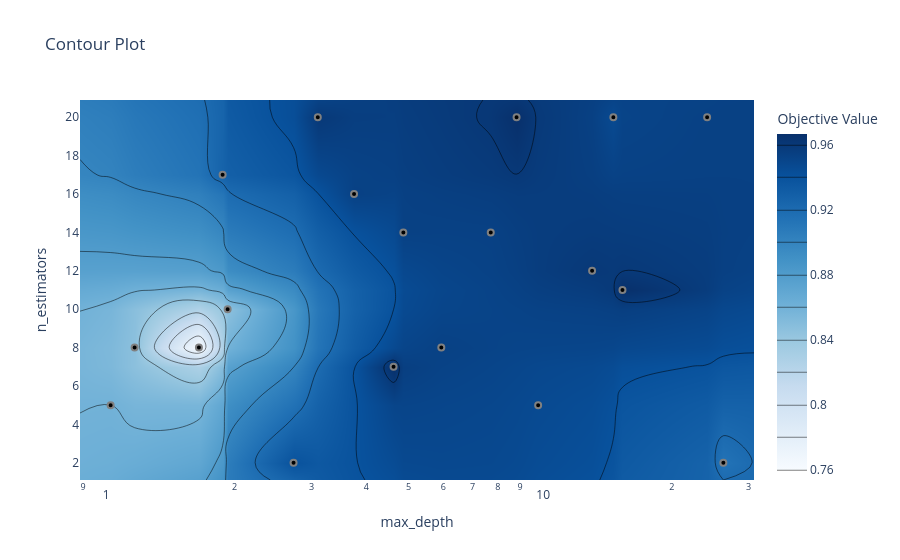

Here is the notebook cell this chart was saved with:
### Code cell
optuna.visualization.plot_contour(study, params=["n_estimators", "max_depth"])

### Figure 1 — Plotly figure (JSON) as saved in the notebook; plotly's stock layout.template omitted (floating-point values rounded to 4 significant figures; data arrays with more than 128 entries replaced by an {"elided": "..."} marker saying what was removed)
{"data": [{"colorbar": {"title": {"text": "Objective Value"}}, "colorscale": [[0, "rgb(247,251,255)"], [0.125, "rgb(222,235,247)"], [0.25, "rgb(198,219,239)"], [0.375, "rgb(158,202,225)"], [0.5, "rgb(107,174,214)"], [0.625, "rgb(66,146,198)"], [0.75, "rgb(33,113,181)"], [0.875, "rgb(8,81,156)"], [1, "rgb(8,48,107)"]], "connectgaps": true, "contours": {"coloring": "heatmap"}, "hoverinfo": "none", "line": {"smoothing": 1.3}, "reversescale": false, "type": "contour", "x": [0.8853, 1.04, 1.18, 1.657, 1.877, 1.927, 2.728, 3.099, 3.751, 4.619, 4.864, 5.94, 7.708, 8.83, 9.894, 13.15, 14.71, 15.43, 24.1, 26.25, 30.85], "y": [1.1, 2, 5, 7, 8, 10, 11, 12, 14, 16, 17, 20, 20.9], "z": {"elided": "13x21 float values"}}, {"marker": {"color": "black", "line": {"color": "Gray", "width": 2}}, "mode": "markers", "name": "Feasible Trial", "showlegend": false, "type": "scatter", "x": [14.71, 4.619, 3.099, 1.657, 24.1, 9.894, 8.83, 5.94, 4.864, 2.728, 7.708, 13.15, 3.751, 1.18, 26.25, 1.877, 15.43, 1.04, 1.927], "y": [20, 7, 20, 8, 20, 5, 20, 8, 14, 2, 14, 12, 16, 8, 2, 17, 11, 5, 10]}, {"marker": {"color": "#cccccc", "line": {"color": "Gray", "width": 2}}, "mode": "markers", "name": "Infeasible Trial", "showlegend": false, "type": "scatter", "x": [], "y": []}], "layout": {"title": {"text": "Contour Plot"}, "xaxis": {"range": [-0.05289, 1.489], "title": {"text": "max_depth"}, "type": "log"}, "yaxis": {"range": [1.1, 20.9], "title": {"text": "n_estimators"}}}}
